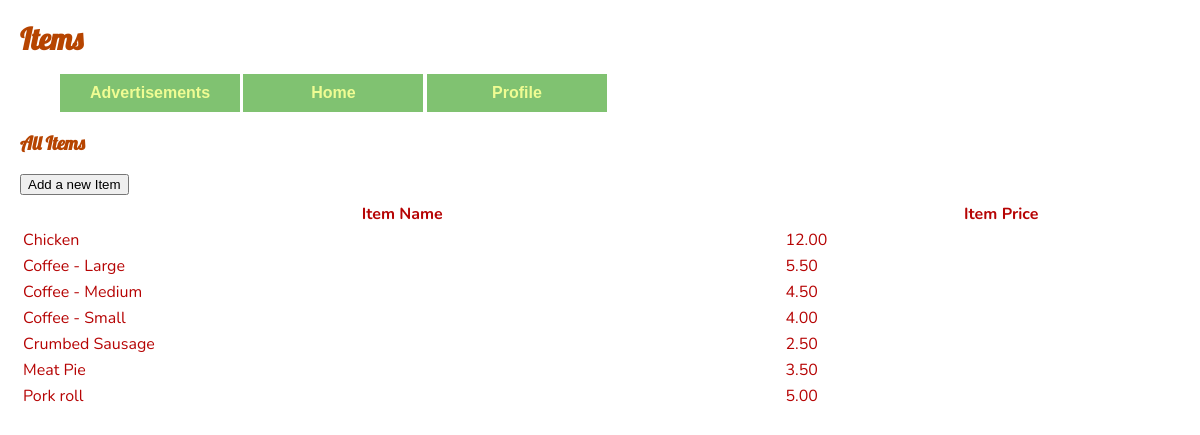
Screenshot of /items (signed in) with the database file from the repository.
### website/models.py (models this page shows)
class Items(db.Model):
    itemID = db.Column(db.Integer, primary_key=True)
    itemName = db.Column(db.String(50), nullable=False)
    itemPrice = db.Column(db.String(50), nullable=False)
    itemSubitem = db.Column(db.String(120))
    primaryUserID = db.Column(db.Integer, db.ForeignKey('users.id', name='fk_items_users'))
    menuitems = db.relationship('MenuItems', back_populates='item')

### website/views.py (the view)
@views.route('/items')
@login_required
def items():
    user = current_user
    items = Items.query.filter_by(primaryUserID=user.id).order_by(asc(Items.itemName)).all()
    return render_template("Items.html", user=user, items=items)

### website/__init__.py (called while the page is built)
def create_app():
    app = Flask(__name__)
    app.config['SECRET_KEY'] = 'itAlwaysWorksInTheEnd'
    app.config['SQLALCHEMY_DATABASE_URI'] = f'sqlite:///{DB_NAME}'
    db.init_app(app)
    migrate.init_app(app, db)
    app.config['UPLOAD_FOLDER'] = UPLOAD_FOLDER
    from .views import views
    from .displays import displays
    from .auth import auth
    from .adsControl import adsControl
    app.register_blueprint(views, url_prefix='/')
    app.register_blueprint(displays, url_prefix='/')
    app.register_blueprint(auth, url_prefix='/')
    app.register_blueprint(adsControl, url_prefix='/')
    login_manager = LoginManager()
    login_manager.login_view = 'auth.login'
    login_manager.init_app(app)
    @login_manager.user_loader
    def load_user(id):
        from .models import Users
        return Users.query.get(int(id))
    return app

### website/templates/Items.html
{% extends "base.html" %} {% block title %}Items{% endblock %}
{% block content %}
    <div class="header" id="myHeader">
        <h2>Items</h2>
        <nav>
            <ul>
                <li><a href='/adsMedia'>Advertisements</a></li>
                <li><a href='/home'>Home</a></li>
                <li><a href='/profile'>Profile</a></li>
            </ul>
        </nav>
    </div>
    <div>
    <h3>All Items</h3>
        <button type="button" onclick="window.location.href='/itemAddNew';">Add a new Item</button>
        <table>
            <thead>
                <tr>
                <th>Item Name</th>
                <th>Item Price</th>
                </tr>
            </thead>
            <tbody>
            {% for item in items %}
                <tr onclick="window.location.href='/itemEdit/{{ item.itemID }}';" name="{{ item.itemID }}">
                    <td>{{ item.itemName }}</td>
                    <td>{{ item.itemPrice }}</td>
                </tr>
            {% endfor %}
            </tbody>
        </table>
    </div>
{% endblock %}

### website/static/style.css (style rules this page uses)
body { background: #ffffff; width: 1200px; height: 680px; font-family: 'Lobster', sans-serif; font-size: 1rem; color: #b64400; margin: 20px; }
p, table { font-family: 'Nunito', sans-serif; color: #b60404; font-size: 16px; margin-top: 5px; margin-bottom: 5px; padding-top: 0; }
table { width: 100%; }
h2 { font-size: 30px; margin-top: 2px; margin-bottom: 2px; }
nav ul li { display: inline-block; }
nav a { font-family: 'Orbitron', sans-serif; font-weight: bold; text-align: center; text-decoration: none; display: inline-block; padding: 10px 30px; width: 120px; }
nav a:link, nav a:visited { color: #EFFC93; background-color: #80C271; }

### rows the page displays
Items: itemName "Chicken", itemPrice "12.00"
Items: itemName "Coffee - Large", itemPrice "5.50"
Items: itemName "Coffee - Medium", itemPrice "4.50"
Items: itemName "Coffee - Small", itemPrice "4.00"
Items: itemName "Crumbed Sausage", itemPrice "2.50"
Items: itemName "Meat Pie", itemPrice "3.50"
Items: itemName "Pork roll", itemPrice "5.00"
